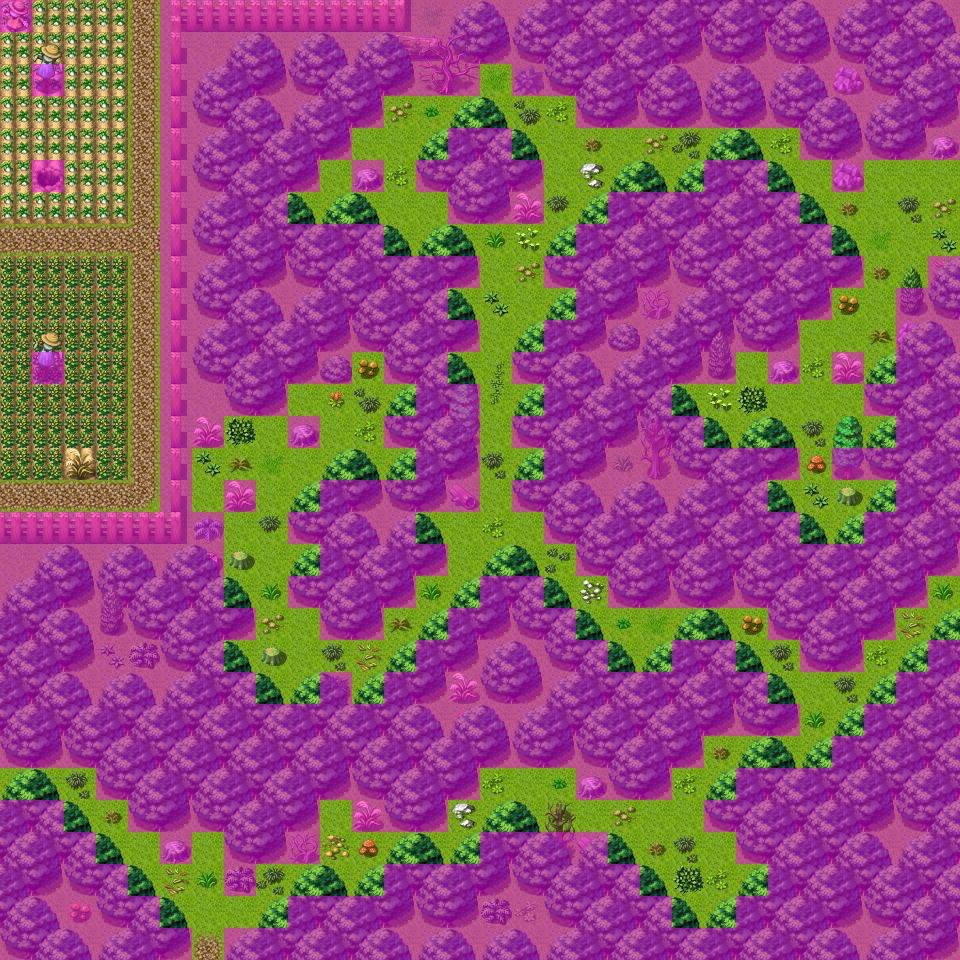

The image is a tile-based game level rendered from a .tmx file. Its description and source (layers, tilesets, objects; grid data summarised) follow:
An orthogonal 30x30 tile map with 32x32 px tiles, 4 tile layers (Ground, Objects, Above, Walkable), 60 tilesets and 18 objects (12x spawn, 6x mapchange).

<map version="1.0" orientation="orthogonal" renderorder="right-down" width="30" height="30" tilewidth="32" tileheight="32" nextobjectid="22">
 <properties>
  <property name="outdoors" value="1" />
 </properties>
 <tileset firstgid="1" name="map_bed_1" tilewidth="32" tileheight="32" tilecount="128" columns="16">
  <image source="../drawable/map_bed_1.png" width="512" height="256" />
 </tileset>
 <tileset firstgid="129" name="map_border_1" tilewidth="32" tileheight="32" tilecount="128" columns="16">
  <image source="../drawable/map_border_1.png" width="512" height="256" />
 </tileset>
 <tileset firstgid="257" name="map_bridge_1" tilewidth="32" tileheight="32" tilecount="128" columns="16">
  <image source="../drawable/map_bridge_1.png" width="512" height="256" />
 </tileset>
 <tileset firstgid="385" name="map_bridge_2" tilewidth="32" tileheight="32" tilecount="128" columns="16">
  <image source="../drawable/map_bridge_2.png" width="512" height="256" />
 </tileset>
 <tileset firstgid="513" name="map_broken_1" tilewidth="32" tileheight="32" tilecount="128" columns="16">
  <image source="../drawable/map_broken_1.png" width="512" height="256" />
 </tileset>
 <tileset firstgid="641" name="map_cavewall_1" tilewidth="32" tileheight="32" tilecount="108" columns="18">
  <image source="../drawable/map_cavewall_1.png" width="576" height="192" />
 </tileset>
 <tileset firstgid="749" name="map_cavewall_2" tilewidth="32" tileheight="32" tilecount="108" columns="18">
  <image source="../drawable/map_cavewall_2.png" width="576" height="192" />
 </tileset>
 <tileset firstgid="857" name="map_cavewall_3" tilewidth="32" tileheight="32" tilecount="108" columns="18">
  <image source="../drawable/map_cavewall_3.png" width="576" height="192" />
 </tileset>
 <tileset firstgid="965" name="map_cavewall_4" tilewidth="32" tileheight="32" tilecount="108" columns="18">
  <image source="../drawable/map_cavewall_4.png" width="576" height="192" />
 </tileset>
 <tileset firstgid="1073" name="map_chair_table_1" tilewidth="32" tileheight="32" tilecount="128" columns="16">
  <image source="../drawable/map_chair_table_1.png" width="512" height="256" />
 </tileset>
 <tileset firstgid="1201" name="map_chair_table_2" tilewidth="32" tileheight="32" tilecount="128" columns="16">
  <image source="../drawable/map_chair_table_2.png" width="512" height="256" />
 </tileset>
 <tileset firstgid="1329" name="map_crate_1" tilewidth="32" tileheight="32" tilecount="128" columns="16">
  <image source="../drawable/map_crate_1.png" width="512" height="256" />
 </tileset>
 <tileset firstgid="1457" name="map_cupboard_1" tilewidth="32" tileheight="32" tilecount="128" columns="16">
  <image source="../drawable/map_cupboard_1.png" width="512" height="256" />
 </tileset>
 <tileset firstgid="1585" name="map_curtain_1" tilewidth="32" tileheight="32" tilecount="128" columns="16">
  <image source="../drawable/map_curtain_1.png" width="512" height="256" />
 </tileset>
 <tileset firstgid="1713" name="map_entrance_1" tilewidth="32" tileheight="32" tilecount="128" columns="16">
  <image source="../drawable/map_entrance_1.png" width="512" height="256" />
 </tileset>
 <tileset firstgid="1841" name="map_entrance_2" tilewidth="32" tileheight="32" tilecount="128" columns="16">
  <image source="../drawable/map_entrance_2.png" width="512" height="256" />
 </tileset>
 <tileset firstgid="1969" name="map_fence_1" tilewidth="32" tileheight="32" tilecount="128" columns="16">
  <image source="../drawable/map_fence_1.png" width="512" height="256" />
 </tileset>
 <tileset firstgid="2097" name="map_fence_2" tilewidth="32" tileheight="32" tilecount="128" columns="16">
  <image source="../drawable/map_fence_2.png" width="512" height="256" />
 </tileset>
 <tileset firstgid="2225" name="map_fence_3" tilewidth="32" tileheight="32" tilecount="128" columns="16">
  <image source="../drawable/map_fence_3.png" width="512" height="256" />
 </tileset>
 <tileset firstgid="2353" name="map_fence_4" tilewidth="32" tileheight="32" tilecount="128" columns="16">
  <image source="../drawable/map_fence_4.png" width="512" height="256" />
 </tileset>
 <tileset firstgid="2481" name="map_ground_1" tilewidth="32" tileheight="32" tilecount="128" columns="16">
  <image source="../drawable/map_ground_1.png" width="512" height="256" />
 </tileset>
 <tileset firstgid="2609" name="map_ground_2" tilewidth="32" tileheight="32" tilecount="128" columns="16">
  <image source="../drawable/map_ground_2.png" width="512" height="256" />
 </tileset>
 <tileset firstgid="2737" name="map_ground_3" tilewidth="32" tileheight="32" tilecount="128" columns="16">
  <image source="../drawable/map_ground_3.png" width="512" height="256" />
 </tileset>
 <tileset firstgid="2865" name="map_ground_4" tilewidth="32" tileheight="32" tilecount="128" columns="16">
  <image source="../drawable/map_ground_4.png" width="512" height="256" />
 </tileset>
 <tileset firstgid="2993" name="map_ground_5" tilewidth="32" tileheight="32" tilecount="128" columns="16">
  <image source="../drawable/map_ground_5.png" width="512" height="256" />
 </tileset>
 <tileset firstgid="3121" name="map_ground_6" tilewidth="32" tileheight="32" tilecount="128" columns="16">
  <image source="../drawable/map_ground_6.png" width="512" height="256" />
 </tileset>
 <tileset firstgid="3249" name="map_ground_7" tilewidth="32" tileheight="32" tilecount="128" columns="16">
  <image source="../drawable/map_ground_7.png" width="512" height="256" />
 </tileset>
 <tileset firstgid="3377" name="map_ground_8" tilewidth="32" tileheight="32" tilecount="128" columns="16">
  <image source="../drawable/map_ground_8.png" width="512" height="256" />
 </tileset>
 <tileset firstgid="3505" name="map_house_1" tilewidth="32" tileheight="32" tilecount="128" columns="16">
  <image source="../drawable/map_house_1.png" width="512" height="256" />
 </tileset>
 <tileset firstgid="3633" name="map_house_2" tilewidth="32" tileheight="32" tilecount="128" columns="16">
  <image source="../drawable/map_house_2.png" width="512" height="256" />
 </tileset>
 <tileset firstgid="3761" name="map_indoor_1" tilewidth="32" tileheight="32" tilecount="128" columns="16">
  <image source="../drawable/map_indoor_1.png" width="512" height="256" />
 </tileset>
 <tileset firstgid="3889" name="map_indoor_2" tilewidth="32" tileheight="32" tilecount="128" columns="16">
  <image source="../drawable/map_indoor_2.png" width="512" height="256" />
 </tileset>
 <tileset firstgid="4017" name="map_kitchen_1" tilewidth="32" tileheight="32" tilecount="128" columns="16">
  <image source="../drawable/map_kitchen_1.png" width="512" height="256" />
 </tileset>
 <tileset firstgid="4145" name="map_outdoor_1" tilewidth="32" tileheight="32" tilecount="128" columns="16">
  <image source="../drawable/map_outdoor_1.png" width="512" height="256" />
 </tileset>
 <tileset firstgid="4273" name="map_pillar_1" tilewidth="32" tileheight="32" tilecount="128" columns="16">
  <image source="../drawable/map_pillar_1.png" width="512" height="256" />
 </tileset>
 <tileset firstgid="4401" name="map_pillar_2" tilewidth="32" tileheight="32" tilecount="128" columns="16">
  <image source="../drawable/map_pillar_2.png" width="512" height="256" />
 </tileset>
 <tileset firstgid="4529" name="map_plant_1" tilewidth="32" tileheight="32" tilecount="128" columns="16">
  <image source="../drawable/map_plant_1.png" width="512" height="256" />
 </tileset>
 <tileset firstgid="4657" name="map_plant_2" tilewidth="32" tileheight="32" tilecount="128" columns="16">
  <image source="../drawable/map_plant_2.png" width="512" height="256" />
 </tileset>
 <tileset firstgid="4785" name="map_rock_1" tilewidth="32" tileheight="32" tilecount="128" columns="16">
  <image source="../drawable/map_rock_1.png" width="512" height="256" />
 </tileset>
 <tileset firstgid="4913" name="map_rock_2" tilewidth="32" tileheight="32" tilecount="128" columns="16">
  <image source="../drawable/map_rock_2.png" width="512" height="256" />
 </tileset>
 <tileset firstgid="5041" name="map_roof_1" tilewidth="32" tileheight="32" tilecount="128" columns="16">
  <image source="../drawable/map_roof_1.png" width="512" height="256" />
 </tileset>
 <tileset firstgid="5169" name="map_roof_2" tilewidth="32" tileheight="32" tilecount="128" columns="16">
  <image source="../drawable/map_roof_2.png" width="512" height="256" />
 </tileset>
 <tileset firstgid="5297" name="map_roof_3" tilewidth="32" tileheight="32" tilecount="128" columns="16">
  <image source="../drawable/map_roof_3.png" width="512" height="256" />
 </tileset>
 <tileset firstgid="5425" name="map_shop_1" tilewidth="32" tileheight="32" tilecount="128" columns="16">
  <image source="../drawable/map_shop_1.png" width="512" height="256" />
 </tileset>
 <tileset firstgid="5553" name="map_sign_ladder_1" tilewidth="32" tileheight="32" tilecount="128" columns="16">
  <image source="../drawable/map_sign_ladder_1.png" width="512" height="256" />
 </tileset>
 <tileset firstgid="5681" name="map_table_1" tilewidth="32" tileheight="32" tilecount="128" columns="16">
  <image source="../drawable/map_table_1.png" width="512" height="256" />
 </tileset>
 <tileset firstgid="5809" name="map_trail_1" tilewidth="32" tileheight="32" tilecount="128" columns="16">
  <image source="../drawable/map_trail_1.png" width="512" height="256" />
 </tileset>
 <tileset firstgid="5937" name="map_transition_1" tilewidth="32" tileheight="32" tilecount="128" columns="16">
  <image source="../drawable/map_transition_1.png" width="512" height="256" />
 </tileset>
 <tileset firstgid="6065" name="map_transition_2" tilewidth="32" tileheight="32" tilecount="128" columns="16">
  <image source="../drawable/map_transition_2.png" width="512" height="256" />
 </tileset>
 <tileset firstgid="6193" name="map_transition_3" tilewidth="32" tileheight="32" tilecount="128" columns="16">
  <image source="../drawable/map_transition_3.png" width="512" height="256" />
 </tileset>
 <tileset firstgid="6321" name="map_transition_4" tilewidth="32" tileheight="32" tilecount="128" columns="16">
  <image source="../drawable/map_transition_4.png" width="512" height="256" />
 </tileset>
 <tileset firstgid="6449" name="map_transition_5" tilewidth="32" tileheight="32" tilecount="128" columns="16">
  <image source="../drawable/map_transition_5.png" width="512" height="256" />
 </tileset>
 <tileset firstgid="6577" name="map_tree_1" tilewidth="32" tileheight="32" tilecount="128" columns="16">
  <image source="../drawable/map_tree_1.png" width="512" height="256" />
 </tileset>
 <tileset firstgid="6705" name="map_tree_2" tilewidth="32" tileheight="32" tilecount="128" columns="16">
  <image source="../drawable/map_tree_2.png" width="512" height="256" />
 </tileset>
 <tileset firstgid="6833" name="map_wall_1" tilewidth="32" tileheight="32" tilecount="128" columns="16">
  <image source="../drawable/map_wall_1.png" width="512" height="256" />
 </tileset>
 <tileset firstgid="6961" name="map_wall_2" tilewidth="32" tileheight="32" tilecount="120" columns="15">
  <image source="../drawable/map_wall_2.png" width="480" height="256" />
 </tileset>
 <tileset firstgid="7081" name="map_wall_3" tilewidth="32" tileheight="32" tilecount="120" columns="15">
  <image source="../drawable/map_wall_3.png" width="480" height="256" />
 </tileset>
 <tileset firstgid="7201" name="map_wall_4" tilewidth="32" tileheight="32" tilecount="120" columns="15">
  <image source="../drawable/map_wall_4.png" width="480" height="256" />
 </tileset>
 <tileset firstgid="7321" name="map_window_1" tilewidth="32" tileheight="32" tilecount="128" columns="16">
  <image source="../drawable/map_window_1.png" width="512" height="256" />
 </tileset>
 <tileset firstgid="7449" name="map_window_2" tilewidth="32" tileheight="32" tilecount="128" columns="16">
  <image source="../drawable/map_window_2.png" width="512" height="256" />
 </tileset>
 <layer name="Ground" width="30" height="30">
  <data>[900 cells, 900 non-empty, 3 distinct tile ids]</data>
 </layer>
 <layer name="Objects" width="30" height="30">
  <data>[900 cells, 750 non-empty, 61 distinct tile ids]</data>
 </layer>
 <layer name="Above" width="30" height="30">
  <data>[900 cells, 118 non-empty, 10 distinct tile ids]</data>
 </layer>
 <layer name="Walkable" width="30" height="30">
  <data>[900 cells, 601 non-empty, 1 distinct tile ids]</data>
 </layer>
 <objectgroup name="Mapevents">
  <object id="1" name="south" type="mapchange" x="192" y="928" width="32" height="32">
   <properties>
    <property name="map" value="roadbeforecrossroads1" />
    <property name="place" value="north" />
   </properties>
  </object>
  <object id="2" name="west" type="mapchange" x="0" y="768" width="32" height="32">
   <properties>
    <property name="map" value="lodar1" />
    <property name="place" value="east" />
   </properties>
  </object>
  <object id="3" name="east1" type="mapchange" x="928" y="576" width="32" height="64">
   <properties>
    <property name="map" value="lodar5" />
    <property name="place" value="west" />
   </properties>
  </object>
  <object id="4" name="east2" type="mapchange" x="928" y="160" width="32" height="96">
   <properties>
    <property name="map" value="lodar2" />
    <property name="place" value="west" />
   </properties>
  </object>
  <object id="17" name="north" type="mapchange" x="32" y="0" width="128" height="32">
   <properties>
    <property name="map" value="loneford13" />
    <property name="place" value="south" />
   </properties>
  </object>
  <object id="19" name="west2" type="mapchange" x="0" y="32" width="32" height="480">
   <properties>
    <property name="map" value="loneford12" />
    <property name="place" value="east" />
   </properties>
  </object>
 </objectgroup>
 <objectgroup name="Spawn">
  <object id="5" name="forestfly1" type="spawn" x="64" y="768" width="32" height="64">
   <properties>
    <property name="quantity" value="2" />
    <property name="spawngroup" value="forestfly1" />
   </properties>
  </object>
  <object id="6" name="lodar0_g" type="spawn" x="576" y="800" width="32" height="32">
   <properties>
    <property name="spawngroup" value="lodar0_g" />
   </properties>
  </object>
  <object id="7" name="forestfly1_1" type="spawn" x="128" y="832" width="32" height="64">
   <properties>
    <property name="quantity" value="2" />
    <property name="spawngroup" value="forestfly1" />
   </properties>
  </object>
  <object id="8" name="forestfly1_2" type="spawn" x="256" y="768" width="288" height="160">
   <properties>
    <property name="quantity" value="3" />
    <property name="spawngroup" value="forestfly1" />
   </properties>
  </object>
  <object id="9" name="forestfly1_3" type="spawn" x="640" y="672" width="288" height="256">
   <properties>
    <property name="quantity" value="3" />
    <property name="spawngroup" value="forestfly1" />
   </properties>
  </object>
  <object id="10" name="forestfly1_4" type="spawn" x="448" y="256" width="96" height="224">
   <properties>
    <property name="quantity" value="3" />
    <property name="spawngroup" value="forestfly1" />
   </properties>
  </object>
  <object id="11" name="hanklbit1" type="spawn" x="480" y="480" width="32" height="32">
   <properties>
    <property name="spawngroup" value="hanklbit1" />
   </properties>
  </object>
  <object id="12" name="hanklbit1_1" type="spawn" x="192" y="352" width="224" height="192">
   <properties>
    <property name="quantity" value="2" />
    <property name="spawngroup" value="hanklbit1" />
   </properties>
  </object>
  <object id="13" name="forestfly1_5" type="spawn" x="288" y="96" width="416" height="160">
   <properties>
    <property name="quantity" value="3" />
    <property name="spawngroup" value="forestfly1" />
   </properties>
  </object>
  <object id="14" name="forestfly1_6" type="spawn" x="672" y="192" width="224" height="352">
   <properties>
    <property name="quantity" value="3" />
    <property name="spawngroup" value="forestfly1" />
   </properties>
  </object>
  <object id="15" name="forestfly1_7" type="spawn" x="480" y="512" width="320" height="160">
   <properties>
    <property name="quantity" value="2" />
    <property name="spawngroup" value="forestfly1" />
   </properties>
  </object>
  <object id="16" name="forestfly1_8" type="spawn" x="288" y="544" width="192" height="160">
   <properties>
    <property name="quantity" value="2" />
    <property name="spawngroup" value="forestfly1" />
   </properties>
  </object>
 </objectgroup>
 <objectgroup name="Keys" />
</map>
